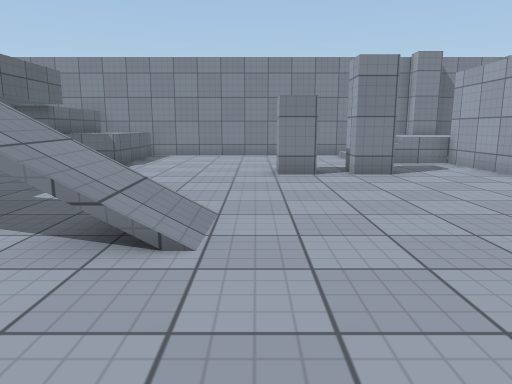
[1] (above)

16 first-person views from a walk through a scene from a Unity 3-D project. The camera is 1.2 m above the floor, tilts 10° down and sees 70° across. The floor is counted in squares, 1 m on a side. Each view is taken from the middle of a square. On the plan, view 1 faces up. The plan holds only what a view shows up to about 15 squares ahead; the rest is blank. The place goes on beyond the plan. Surface patterns are stand-ins for the level's own textures.

[2]
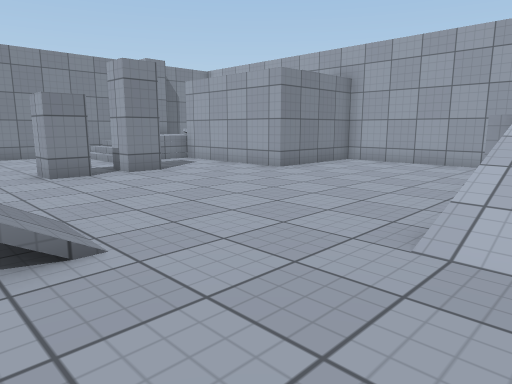

[3]
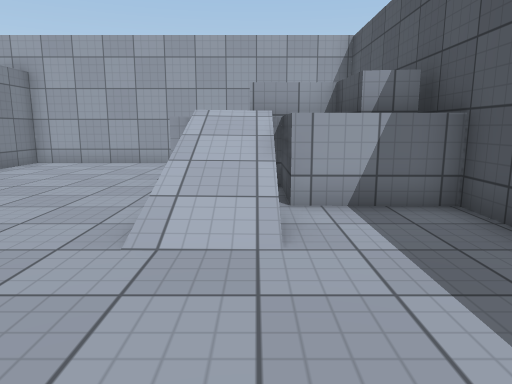

[4]
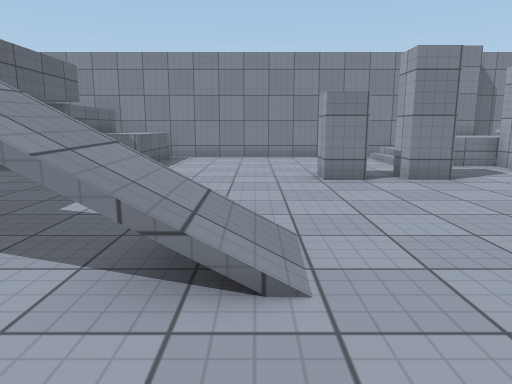

[5]
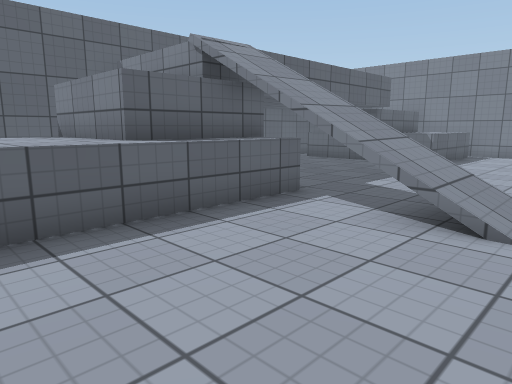

[6]
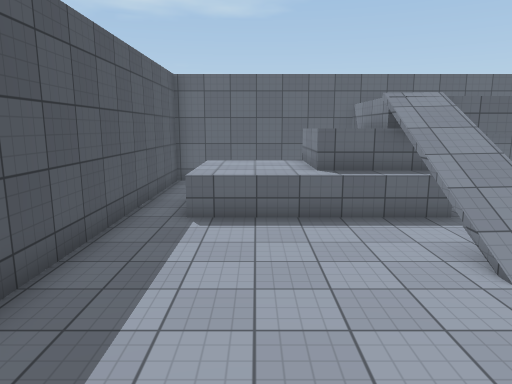

[7]
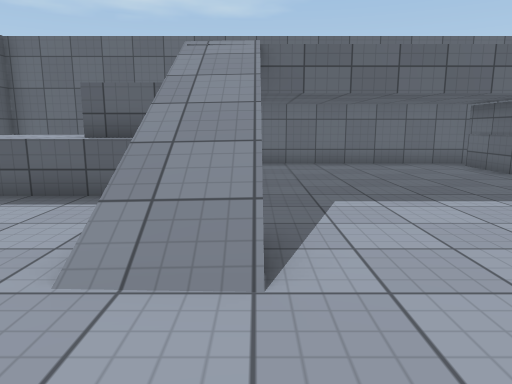

[8]
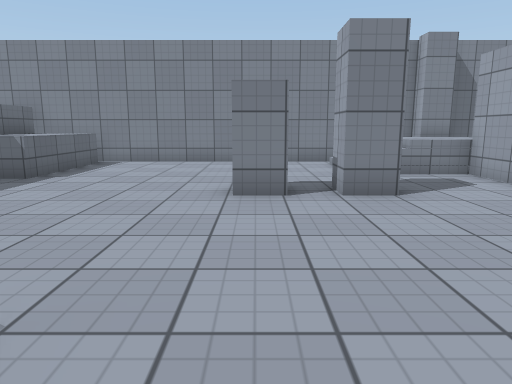

[9]
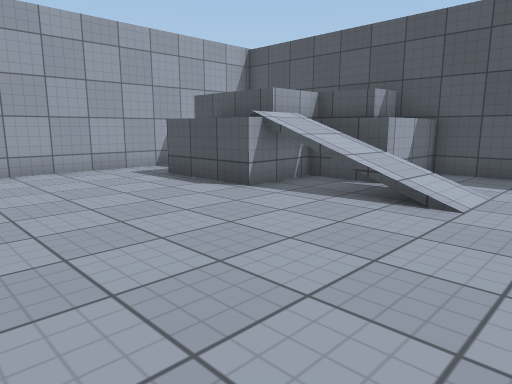

[10]
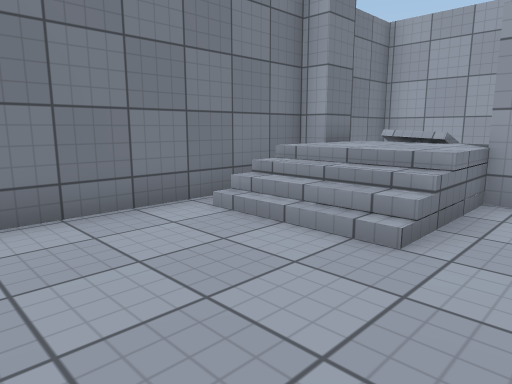

[11]
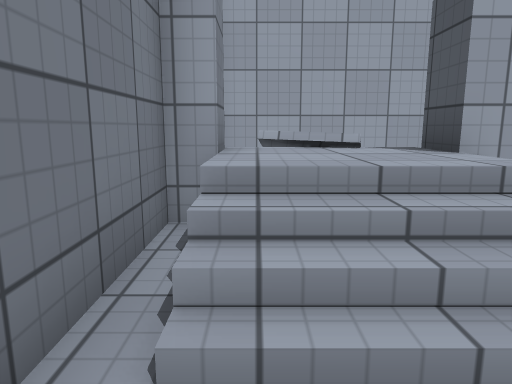

[12]
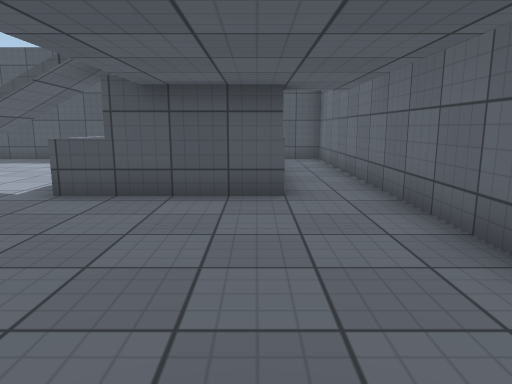

[13]
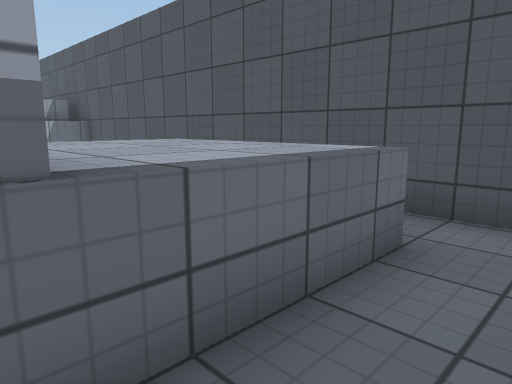

[14]
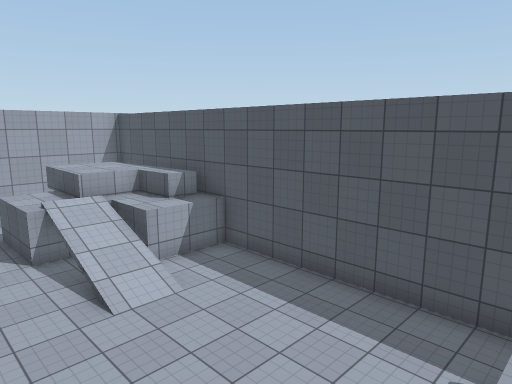

[15]
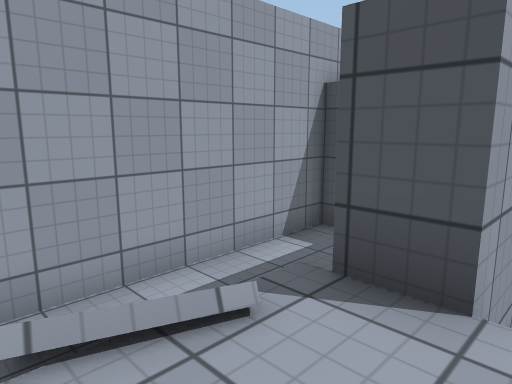

[16]
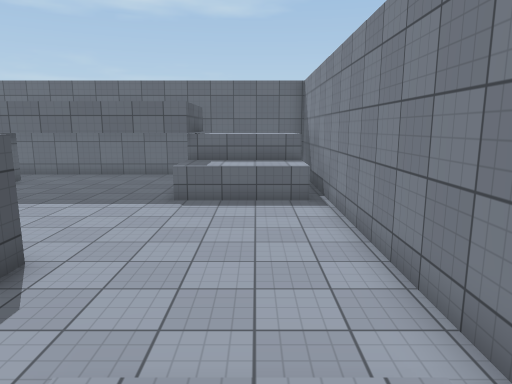

### Floor plan
Key: @ floor where view 1 was taken; # wall or solid block; . main floor; : floor 0.25 m higher than the main floor; + floor 0.5 m higher than the main floor; * floor 1 m higher than the main floor; % floor 1.5 m higher than the main floor; & floor 2 m higher than the main floor; / step, stairs or slope; ^ raised ledge; v drop or lower ground.
Columns run from 11 left of view 1 to 11 right of it. Each row starts with its distance up from view 1.
 16   #####################
 15    ^^^^........//**v..#
 14    ^^^^........//***+.#
 13    ^^^^........//**.:.#
 12 ##^^^^^...........##..#
 11 #.................# ..#
 10 #...........#.#...# ..#
  9 #.................#  .#
  8 #.................#####
  7 #.....................#
  6 #.....................#
  5 #......////...........#
  4 #..  //////...........#
  3 #..  v^...............#
  2 #..##&^..........#....#
  1 #..^^^^....../////%%..#
  0 #..^^^^....@./////^^###
 -1 #..^^^^........#/^^^
 -2 #..............##^^^
 -3 #####################

Positions as (right, up) in squares from view 1, and headings:
1: (0, 0), facing up
2: (-2, 0), facing up-right
3: (-2, 0), facing right
4: (-1, 1), facing up
5: (0, -1), facing up-left
6: (4, 0), facing left
7: (2, 5), facing left
8: (1, 3), facing up
9: (0, 7), facing down-right
10: (0, 11), facing up-right
11: (2, 15), facing right
12: (-8, 11), facing down
13: (-10, 2), facing down-right
14: (-5, 4), facing down-right
15: (6, 15), facing down-right
16: (6, 14), facing left
